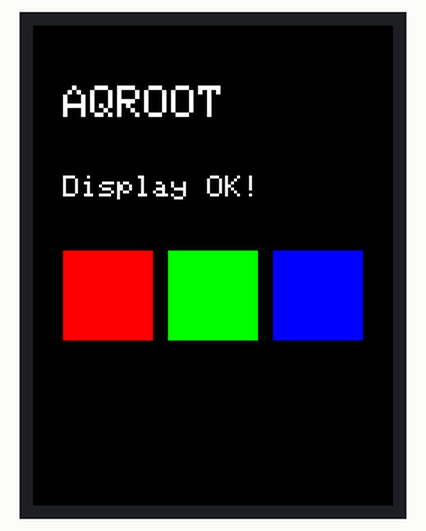
A sketch run on a simulated ESP32. Shown: 240×320 colour display. What the sketch prints to the serial monitor is not drawn.

Above: at 0.3 s.

The sketch:

03_display_test.ino
```cpp
// AQROOT Alpha - Test 3: ILI9341 display test via LovyanGFX (PASSED)
// 2.8" TFT SPI 240x320 capacitive touch board.
// Requires the LovyanGFX library.
#define LGFX_USE_V1
#include <LovyanGFX.hpp>
class LGFX : public lgfx::LGFX_Device {
  lgfx::Panel_ILI9341 _panel;
  lgfx::Bus_SPI _bus;
public:
  LGFX() {
    { auto cfg = _bus.config();
      cfg.spi_host = SPI2_HOST;
      cfg.spi_mode = 0;
      cfg.freq_write = 40000000;
      cfg.pin_sclk = 12;
      cfg.pin_mosi = 11;
      cfg.pin_miso = 13;
      cfg.pin_dc   = 14;
      _bus.config(cfg);
      _panel.setBus(&_bus);
    }
    { auto cfg = _panel.config();
      cfg.pin_cs   = 10;
      cfg.pin_rst  = 21;
      cfg.panel_width  = 240;
      cfg.panel_height = 320;
      _panel.config(cfg);
    }
    setPanel(&_panel);
  }
};
LGFX display;
void setup() {
  Serial.begin(115200);
  display.init();
  display.setRotation(0);
  display.fillScreen(TFT_BLACK);
  display.setTextColor(TFT_WHITE);
  display.setTextSize(3);
  display.setCursor(20, 40);
  display.println("AQROOT");
  display.setTextSize(2);
  display.setCursor(20, 100);
  display.println("Display OK!");
  display.fillRect(20, 150, 60, 60, TFT_RED);
  display.fillRect(90, 150, 60, 60, TFT_GREEN);
  display.fillRect(160, 150, 60, 60, TFT_BLUE);
  Serial.println("Display test done");
}
void loop() {}
```
